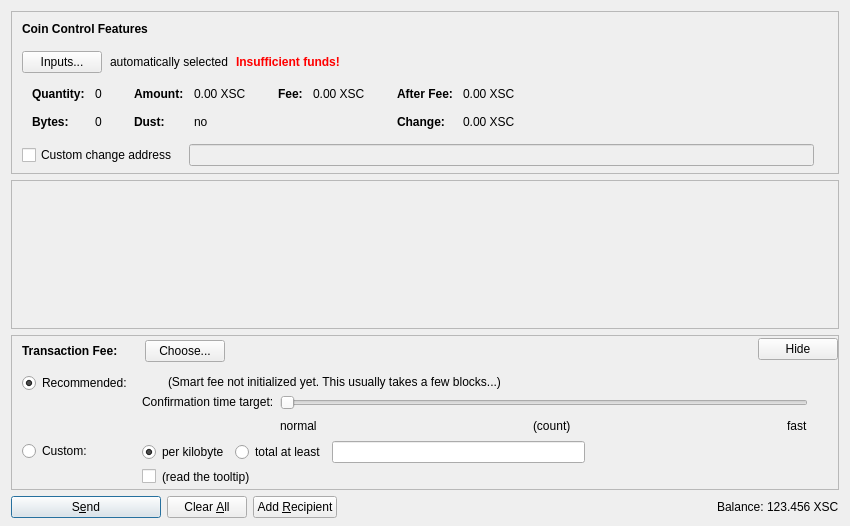
<?xml version="1.0" encoding="UTF-8"?>
<ui version="4.0">
 <class>SendCoinsDialog</class>
 <widget class="QDialog" name="SendCoinsDialog">
  <property name="geometry">
   <rect>
    <x>0</x>
    <y>0</y>
    <width>850</width>
    <height>526</height>
   </rect>
  </property>
  <property name="windowTitle">
   <string>Send Coins</string>
  </property>
  <layout class="QVBoxLayout" name="verticalLayout" stretch="0,1,0,0">
   <property name="bottomMargin">
    <number>8</number>
   </property>
   <item>
    <widget class="QFrame" name="frameCoinControl">
     <property name="sizePolicy">
      <sizepolicy hsizetype="Expanding" vsizetype="Expanding">
       <horstretch>0</horstretch>
       <verstretch>0</verstretch>
      </sizepolicy>
     </property>
     <property name="maximumSize">
      <size>
       <width>16777215</width>
       <height>16777215</height>
      </size>
     </property>
     <property name="frameShape">
      <enum>QFrame::StyledPanel</enum>
     </property>
     <property name="frameShadow">
      <enum>QFrame::Sunken</enum>
     </property>
     <layout class="QVBoxLayout" name="verticalLayoutCoinControl2">
      <property name="spacing">
       <number>0</number>
      </property>
      <property name="leftMargin">
       <number>0</number>
      </property>
      <property name="topMargin">
       <number>0</number>
      </property>
      <property name="rightMargin">
       <number>0</number>
      </property>
      <property name="bottomMargin">
       <number>6</number>
      </property>
      <item>
       <layout class="QVBoxLayout" name="verticalLayoutCoinControl" stretch="0,0,0,0,1">
        <property name="spacing">
         <number>0</number>
        </property>
        <property name="leftMargin">
         <number>10</number>
        </property>
        <property name="topMargin">
         <number>10</number>
        </property>
        <item>
         <layout class="QHBoxLayout" name="horizontalLayoutCoinControl1">
          <property name="bottomMargin">
           <number>15</number>
          </property>
          <item>
           <widget class="QLabel" name="labelCoinControlFeatures">
            <property name="sizePolicy">
             <sizepolicy hsizetype="Preferred" vsizetype="Maximum">
              <horstretch>0</horstretch>
              <verstretch>0</verstretch>
             </sizepolicy>
            </property>
            <property name="font">
             <font>
              <weight>75</weight>
              <bold>true</bold>
             </font>
            </property>
            <property name="styleSheet">
             <string notr="true">font-weight:bold;</string>
            </property>
            <property name="text">
             <string>Coin Control Features</string>
            </property>
           </widget>
          </item>
         </layout>
        </item>
        <item>
         <layout class="QHBoxLayout" name="horizontalLayoutCoinControl2" stretch="0,0,0,0">
          <property name="spacing">
           <number>8</number>
          </property>
          <property name="bottomMargin">
           <number>10</number>
          </property>
          <item>
           <widget class="QPushButton" name="pushButtonCoinControl">
            <property name="styleSheet">
             <string notr="true"/>
            </property>
            <property name="text">
             <string>Inputs...</string>
            </property>
            <property name="autoDefault">
             <bool>false</bool>
            </property>
           </widget>
          </item>
          <item>
           <widget class="QLabel" name="labelCoinControlAutomaticallySelected">
            <property name="text">
             <string>automatically selected</string>
            </property>
            <property name="margin">
             <number>5</number>
            </property>
           </widget>
          </item>
          <item>
           <widget class="QLabel" name="labelCoinControlInsuffFunds">
            <property name="font">
             <font>
              <weight>75</weight>
              <bold>true</bold>
             </font>
            </property>
            <property name="styleSheet">
             <string notr="true">color:red;font-weight:bold;</string>
            </property>
            <property name="text">
             <string>Insufficient funds!</string>
            </property>
            <property name="margin">
             <number>5</number>
            </property>
           </widget>
          </item>
          <item>
           <spacer name="horizontalSpacerCoinControl">
            <property name="orientation">
             <enum>Qt::Horizontal</enum>
            </property>
            <property name="sizeHint" stdset="0">
             <size>
              <width>40</width>
              <height>1</height>
             </size>
            </property>
           </spacer>
          </item>
         </layout>
        </item>
        <item>
         <widget class="QWidget" name="widgetCoinControl" native="true">
          <property name="sizePolicy">
           <sizepolicy hsizetype="Preferred" vsizetype="Preferred">
            <horstretch>0</horstretch>
            <verstretch>0</verstretch>
           </sizepolicy>
          </property>
          <property name="minimumSize">
           <size>
            <width>0</width>
            <height>0</height>
           </size>
          </property>
          <property name="styleSheet">
           <string notr="true"/>
          </property>
          <layout class="QHBoxLayout" name="horizontalLayoutCoinControl5">
           <property name="leftMargin">
            <number>0</number>
           </property>
           <property name="topMargin">
            <number>0</number>
           </property>
           <property name="rightMargin">
            <number>0</number>
           </property>
           <property name="bottomMargin">
            <number>0</number>
           </property>
           <item>
            <layout class="QHBoxLayout" name="horizontalLayoutCoinControl3" stretch="0,0,0,1">
             <property name="spacing">
              <number>20</number>
             </property>
             <property name="topMargin">
              <number>0</number>
             </property>
             <property name="bottomMargin">
              <number>10</number>
             </property>
             <item>
              <layout class="QFormLayout" name="formLayoutCoinControl1">
               <property name="horizontalSpacing">
                <number>10</number>
               </property>
               <property name="verticalSpacing">
                <number>14</number>
               </property>
               <property name="leftMargin">
                <number>10</number>
               </property>
               <property name="topMargin">
                <number>4</number>
               </property>
               <property name="rightMargin">
                <number>6</number>
               </property>
               <item row="0" column="0">
                <widget class="QLabel" name="labelCoinControlQuantityText">
                 <property name="font">
                  <font>
                   <weight>75</weight>
                   <bold>true</bold>
                  </font>
                 </property>
                 <property name="text">
                  <string>Quantity:</string>
                 </property>
                 <property name="margin">
                  <number>0</number>
                 </property>
                </widget>
               </item>
               <item row="0" column="1">
                <widget class="QLabel" name="labelCoinControlQuantity">
                 <property name="cursor">
                  <cursorShape>IBeamCursor</cursorShape>
                 </property>
                 <property name="contextMenuPolicy">
                  <enum>Qt::ActionsContextMenu</enum>
                 </property>
                 <property name="text">
                  <string notr="true">0</string>
                 </property>
                 <property name="margin">
                  <number>0</number>
                 </property>
                 <property name="textInteractionFlags">
                  <set>Qt::LinksAccessibleByMouse|Qt::TextSelectableByKeyboard|Qt::TextSelectableByMouse</set>
                 </property>
                </widget>
               </item>
               <item row="1" column="0">
                <widget class="QLabel" name="labelCoinControlBytesText">
                 <property name="font">
                  <font>
                   <weight>75</weight>
                   <bold>true</bold>
                  </font>
                 </property>
                 <property name="text">
                  <string>Bytes:</string>
                 </property>
                </widget>
               </item>
               <item row="1" column="1">
                <widget class="QLabel" name="labelCoinControlBytes">
                 <property name="cursor">
                  <cursorShape>IBeamCursor</cursorShape>
                 </property>
                 <property name="contextMenuPolicy">
                  <enum>Qt::ActionsContextMenu</enum>
                 </property>
                 <property name="text">
                  <string notr="true">0</string>
                 </property>
                 <property name="textInteractionFlags">
                  <set>Qt::LinksAccessibleByMouse|Qt::TextSelectableByKeyboard|Qt::TextSelectableByMouse</set>
                 </property>
                </widget>
               </item>
              </layout>
             </item>
             <item>
              <layout class="QFormLayout" name="formLayoutCoinControl2">
               <property name="horizontalSpacing">
                <number>10</number>
               </property>
               <property name="verticalSpacing">
                <number>14</number>
               </property>
               <property name="leftMargin">
                <number>6</number>
               </property>
               <property name="topMargin">
                <number>4</number>
               </property>
               <property name="rightMargin">
                <number>6</number>
               </property>
               <item row="0" column="0">
                <widget class="QLabel" name="labelCoinControlAmountText">
                 <property name="font">
                  <font>
                   <weight>75</weight>
                   <bold>true</bold>
                  </font>
                 </property>
                 <property name="text">
                  <string>Amount:</string>
                 </property>
                 <property name="margin">
                  <number>0</number>
                 </property>
                </widget>
               </item>
               <item row="0" column="1">
                <widget class="QLabel" name="labelCoinControlAmount">
                 <property name="cursor">
                  <cursorShape>IBeamCursor</cursorShape>
                 </property>
                 <property name="contextMenuPolicy">
                  <enum>Qt::ActionsContextMenu</enum>
                 </property>
                 <property name="text">
                  <string notr="true">0.00 XSC</string>
                 </property>
                 <property name="textInteractionFlags">
                  <set>Qt::LinksAccessibleByMouse|Qt::TextSelectableByKeyboard|Qt::TextSelectableByMouse</set>
                 </property>
                </widget>
               </item>
               <item row="1" column="0">
                <widget class="QLabel" name="labelCoinControlLowOutputText">
                 <property name="font">
                  <font>
                   <weight>75</weight>
                   <bold>true</bold>
                  </font>
                 </property>
                 <property name="text">
                  <string>Dust:</string>
                 </property>
                </widget>
               </item>
               <item row="1" column="1">
                <widget class="QLabel" name="labelCoinControlLowOutput">
                 <property name="cursor">
                  <cursorShape>IBeamCursor</cursorShape>
                 </property>
                 <property name="contextMenuPolicy">
                  <enum>Qt::ActionsContextMenu</enum>
                 </property>
                 <property name="text">
                  <string notr="true">no</string>
                 </property>
                 <property name="textInteractionFlags">
                  <set>Qt::LinksAccessibleByMouse|Qt::TextSelectableByKeyboard|Qt::TextSelectableByMouse</set>
                 </property>
                </widget>
               </item>
              </layout>
             </item>
             <item>
              <layout class="QFormLayout" name="formLayoutCoinControl3">
               <property name="horizontalSpacing">
                <number>10</number>
               </property>
               <property name="verticalSpacing">
                <number>14</number>
               </property>
               <property name="leftMargin">
                <number>6</number>
               </property>
               <property name="topMargin">
                <number>4</number>
               </property>
               <property name="rightMargin">
                <number>6</number>
               </property>
               <item row="0" column="0">
                <widget class="QLabel" name="labelCoinControlFeeText">
                 <property name="font">
                  <font>
                   <weight>75</weight>
                   <bold>true</bold>
                  </font>
                 </property>
                 <property name="text">
                  <string>Fee:</string>
                 </property>
                 <property name="margin">
                  <number>0</number>
                 </property>
                </widget>
               </item>
               <item row="0" column="1">
                <widget class="QLabel" name="labelCoinControlFee">
                 <property name="cursor">
                  <cursorShape>IBeamCursor</cursorShape>
                 </property>
                 <property name="contextMenuPolicy">
                  <enum>Qt::ActionsContextMenu</enum>
                 </property>
                 <property name="text">
                  <string notr="true">0.00 XSC</string>
                 </property>
                 <property name="textInteractionFlags">
                  <set>Qt::LinksAccessibleByMouse|Qt::TextSelectableByKeyboard|Qt::TextSelectableByMouse</set>
                 </property>
                </widget>
               </item>
              </layout>
             </item>
             <item>
              <layout class="QFormLayout" name="formLayoutCoinControl4">
               <property name="horizontalSpacing">
                <number>10</number>
               </property>
               <property name="verticalSpacing">
                <number>14</number>
               </property>
               <property name="leftMargin">
                <number>6</number>
               </property>
               <property name="topMargin">
                <number>4</number>
               </property>
               <property name="rightMargin">
                <number>6</number>
               </property>
               <item row="0" column="0">
                <widget class="QLabel" name="labelCoinControlAfterFeeText">
                 <property name="font">
                  <font>
                   <weight>75</weight>
                   <bold>true</bold>
                  </font>
                 </property>
                 <property name="text">
                  <string>After Fee:</string>
                 </property>
                 <property name="margin">
                  <number>0</number>
                 </property>
                </widget>
               </item>
               <item row="0" column="1">
                <widget class="QLabel" name="labelCoinControlAfterFee">
                 <property name="cursor">
                  <cursorShape>IBeamCursor</cursorShape>
                 </property>
                 <property name="contextMenuPolicy">
                  <enum>Qt::ActionsContextMenu</enum>
                 </property>
                 <property name="text">
                  <string notr="true">0.00 XSC</string>
                 </property>
                 <property name="textInteractionFlags">
                  <set>Qt::LinksAccessibleByMouse|Qt::TextSelectableByKeyboard|Qt::TextSelectableByMouse</set>
                 </property>
                </widget>
               </item>
               <item row="1" column="0">
                <widget class="QLabel" name="labelCoinControlChangeText">
                 <property name="font">
                  <font>
                   <weight>75</weight>
                   <bold>true</bold>
                  </font>
                 </property>
                 <property name="text">
                  <string>Change:</string>
                 </property>
                </widget>
               </item>
               <item row="1" column="1">
                <widget class="QLabel" name="labelCoinControlChange">
                 <property name="cursor">
                  <cursorShape>IBeamCursor</cursorShape>
                 </property>
                 <property name="contextMenuPolicy">
                  <enum>Qt::ActionsContextMenu</enum>
                 </property>
                 <property name="text">
                  <string notr="true">0.00 XSC</string>
                 </property>
                 <property name="textInteractionFlags">
                  <set>Qt::LinksAccessibleByMouse|Qt::TextSelectableByKeyboard|Qt::TextSelectableByMouse</set>
                 </property>
                </widget>
               </item>
              </layout>
             </item>
            </layout>
           </item>
          </layout>
         </widget>
        </item>
        <item>
         <layout class="QHBoxLayout" name="horizontalLayoutCoinControl4" stretch="0,0,0">
          <property name="spacing">
           <number>12</number>
          </property>
          <property name="sizeConstraint">
           <enum>QLayout::SetDefaultConstraint</enum>
          </property>
          <property name="topMargin">
           <number>5</number>
          </property>
          <property name="rightMargin">
           <number>5</number>
          </property>
          <item>
           <widget class="QCheckBox" name="checkBoxCoinControlChange">
            <property name="toolTip">
             <string>If this is activated, but the change address is empty or invalid, change will be sent to a newly generated address.</string>
            </property>
            <property name="text">
             <string>Custom change address</string>
            </property>
           </widget>
          </item>
          <item>
           <widget class="QValidatedLineEdit" name="lineEditCoinControlChange">
            <property name="enabled">
             <bool>false</bool>
            </property>
            <property name="sizePolicy">
             <sizepolicy hsizetype="Expanding" vsizetype="Fixed">
              <horstretch>0</horstretch>
              <verstretch>0</verstretch>
             </sizepolicy>
            </property>
           </widget>
          </item>
          <item>
           <widget class="QLabel" name="labelCoinControlChangeLabel">
            <property name="sizePolicy">
             <sizepolicy hsizetype="Preferred" vsizetype="Expanding">
              <horstretch>0</horstretch>
              <verstretch>0</verstretch>
             </sizepolicy>
            </property>
            <property name="minimumSize">
             <size>
              <width>0</width>
              <height>0</height>
             </size>
            </property>
            <property name="text">
             <string/>
            </property>
            <property name="margin">
             <number>3</number>
            </property>
           </widget>
          </item>
         </layout>
        </item>
        <item>
         <spacer name="verticalSpacerCoinControl">
          <property name="orientation">
           <enum>Qt::Vertical</enum>
          </property>
          <property name="sizeHint" stdset="0">
           <size>
            <width>800</width>
            <height>1</height>
           </size>
          </property>
         </spacer>
        </item>
       </layout>
      </item>
     </layout>
    </widget>
   </item>
   <item>
    <widget class="QScrollArea" name="scrollArea">
     <property name="widgetResizable">
      <bool>true</bool>
     </property>
     <widget class="QWidget" name="scrollAreaWidgetContents">
      <property name="geometry">
       <rect>
        <x>0</x>
        <y>0</y>
        <width>830</width>
        <height>104</height>
       </rect>
      </property>
      <layout class="QVBoxLayout" name="verticalLayout_2" stretch="0,1">
       <property name="leftMargin">
        <number>0</number>
       </property>
       <property name="topMargin">
        <number>0</number>
       </property>
       <property name="rightMargin">
        <number>0</number>
       </property>
       <property name="bottomMargin">
        <number>0</number>
       </property>
       <item>
        <layout class="QVBoxLayout" name="entries">
         <property name="spacing">
          <number>6</number>
         </property>
        </layout>
       </item>
       <item>
        <spacer name="verticalSpacer">
         <property name="orientation">
          <enum>Qt::Vertical</enum>
         </property>
         <property name="sizeHint" stdset="0">
          <size>
           <width>20</width>
           <height>40</height>
          </size>
         </property>
        </spacer>
       </item>
      </layout>
     </widget>
    </widget>
   </item>
   <item>
    <widget class="QFrame" name="frameFee">
     <property name="sizePolicy">
      <sizepolicy hsizetype="Expanding" vsizetype="Expanding">
       <horstretch>0</horstretch>
       <verstretch>0</verstretch>
      </sizepolicy>
     </property>
     <property name="maximumSize">
      <size>
       <width>16777215</width>
       <height>16777215</height>
      </size>
     </property>
     <property name="frameShape">
      <enum>QFrame::StyledPanel</enum>
     </property>
     <property name="frameShadow">
      <enum>QFrame::Sunken</enum>
     </property>
     <layout class="QVBoxLayout" name="verticalLayoutFee1">
      <property name="spacing">
       <number>0</number>
      </property>
      <property name="leftMargin">
       <number>0</number>
      </property>
      <property name="topMargin">
       <number>0</number>
      </property>
      <property name="rightMargin">
       <number>0</number>
      </property>
      <property name="bottomMargin">
       <number>0</number>
      </property>
      <item>
       <layout class="QVBoxLayout" name="verticalLayoutFee2" stretch="0,0,0">
        <property name="spacing">
         <number>0</number>
        </property>
        <property name="leftMargin">
         <number>10</number>
        </property>
        <property name="topMargin">
         <number>0</number>
        </property>
        <item>
         <layout class="QHBoxLayout" name="horizontalLayoutFee1">
          <property name="bottomMargin">
           <number>0</number>
          </property>
          <item>
           <layout class="QVBoxLayout" name="verticalLayoutFee7">
            <property name="spacing">
             <number>0</number>
            </property>
            <item>
             <spacer name="verticalSpacerSmartFee">
              <property name="orientation">
               <enum>Qt::Vertical</enum>
              </property>
              <property name="sizeType">
               <enum>QSizePolicy::Fixed</enum>
              </property>
              <property name="sizeHint" stdset="0">
               <size>
                <width>1</width>
                <height>4</height>
               </size>
              </property>
             </spacer>
            </item>
            <item>
             <layout class="QHBoxLayout" name="horizontalLayoutSmartFee">
              <property name="spacing">
               <number>10</number>
              </property>
              <item>
               <widget class="QLabel" name="labelFeeHeadline">
                <property name="sizePolicy">
                 <sizepolicy hsizetype="Preferred" vsizetype="Maximum">
                  <horstretch>0</horstretch>
                  <verstretch>0</verstretch>
                 </sizepolicy>
                </property>
                <property name="font">
                 <font>
                  <weight>75</weight>
                  <bold>true</bold>
                 </font>
                </property>
                <property name="styleSheet">
                 <string notr="true">font-weight:bold;</string>
                </property>
                <property name="text">
                 <string>Transaction Fee:</string>
                </property>
               </widget>
              </item>
              <item>
               <widget class="QLabel" name="labelFeeMinimized">
                <property name="text">
                 <string/>
                </property>
               </widget>
              </item>
              <item>
               <widget class="QPushButton" name="buttonChooseFee">
                <property name="text">
                 <string>Choose...</string>
                </property>
               </widget>
              </item>
             </layout>
            </item>
            <item>
             <spacer name="verticalSpacer_5">
              <property name="orientation">
               <enum>Qt::Vertical</enum>
              </property>
              <property name="sizeHint" stdset="0">
               <size>
                <width>1</width>
                <height>1</height>
               </size>
              </property>
             </spacer>
            </item>
           </layout>
          </item>
          <item>
           <spacer name="horizontalSpacer_4">
            <property name="orientation">
             <enum>Qt::Horizontal</enum>
            </property>
            <property name="sizeHint" stdset="0">
             <size>
              <width>40</width>
              <height>20</height>
             </size>
            </property>
           </spacer>
          </item>
          <item>
           <widget class="QPushButton" name="buttonMinimizeFee">
            <property name="toolTip">
             <string>collapse fee-settings</string>
            </property>
            <property name="text">
             <string>Hide</string>
            </property>
           </widget>
          </item>
         </layout>
        </item>
        <item>
         <widget class="QFrame" name="frameFeeSelection">
          <layout class="QVBoxLayout" name="verticalLayoutFee12">
           <property name="spacing">
            <number>0</number>
           </property>
           <property name="leftMargin">
            <number>0</number>
           </property>
           <property name="topMargin">
            <number>0</number>
           </property>
           <property name="rightMargin">
            <number>0</number>
           </property>
           <property name="bottomMargin">
            <number>0</number>
           </property>
           <item>
            <layout class="QGridLayout" name="gridLayoutFee">
             <property name="topMargin">
              <number>10</number>
             </property>
             <property name="bottomMargin">
              <number>4</number>
             </property>
             <property name="horizontalSpacing">
              <number>10</number>
             </property>
             <property name="verticalSpacing">
              <number>4</number>
             </property>
             <item row="1" column="1">
              <layout class="QVBoxLayout" name="verticalLayoutFee8">
               <property name="spacing">
                <number>6</number>
               </property>
               <item>
                <layout class="QHBoxLayout" name="horizontalLayoutFee13">
                 <item>
                  <widget class="QRadioButton" name="radioCustomPerKilobyte">
                   <property name="toolTip">
                    <string>If the custom fee is set to 1000 satoshis and the transaction is only 250 bytes, then &quot;per kilobyte&quot; only pays 250 satoshis in fee, while &quot;total at least&quot; pays 1000 satoshis. For transactions bigger than a kilobyte both pay by kilobyte.</string>
                   </property>
                   <property name="text">
                    <string>per kilobyte</string>
                   </property>
                   <property name="checked">
                    <bool>true</bool>
                   </property>
                   <attribute name="buttonGroup">
                    <string notr="true">groupCustomFee</string>
                   </attribute>
                  </widget>
                 </item>
                 <item>
                  <widget class="QRadioButton" name="radioCustomAtLeast">
                   <property name="toolTip">
                    <string>If the custom fee is set to 1000 satoshis and the transaction is only 250 bytes, then &quot;per kilobyte&quot; only pays 250 satoshis in fee, while &quot;total at least&quot; pays 1000 satoshis. For transactions bigger than a kilobyte both pay by kilobyte.</string>
                   </property>
                   <property name="text">
                    <string>total at least</string>
                   </property>
                   <attribute name="buttonGroup">
                    <string notr="true">groupCustomFee</string>
                   </attribute>
                  </widget>
                 </item>
                 <item>
                  <widget class="BitcoinAmountField" name="customFee"/>
                 </item>
                 <item>
                  <spacer name="horizontalSpacer_6">
                   <property name="orientation">
                    <enum>Qt::Horizontal</enum>
                   </property>
                   <property name="sizeHint" stdset="0">
                    <size>
                     <width>1</width>
                     <height>1</height>
                    </size>
                   </property>
                  </spacer>
                 </item>
                </layout>
               </item>
               <item>
                <layout class="QHBoxLayout" name="horizontalLayoutFee8">
                 <item>
                  <widget class="QCheckBox" name="checkBoxMinimumFee">
                   <property name="toolTip">
                    <string>Paying only the minimum fee is just fine as long as there is less transaction volume than space in the blocks. But be aware that this can end up in a never confirming transaction once there is more demand for servalcoin transactions than the network can process.</string>
                   </property>
                   <property name="text">
                    <string/>
                   </property>
                  </widget>
                 </item>
                 <item>
                  <widget class="QLabel" name="labelMinFeeWarning">
                   <property name="enabled">
                    <bool>true</bool>
                   </property>
                   <property name="toolTip">
                    <string>Paying only the minimum fee is just fine as long as there is less transaction volume than space in the blocks. But be aware that this can end up in a never confirming transaction once there is more demand for servalcoin transactions than the network can process.</string>
                   </property>
                   <property name="text">
                    <string>(read the tooltip)</string>
                   </property>
                   <property name="margin">
                    <number>5</number>
                   </property>
                  </widget>
                 </item>
                 <item>
                  <spacer name="horizontalSpacer_2">
                   <property name="orientation">
                    <enum>Qt::Horizontal</enum>
                   </property>
                   <property name="sizeHint" stdset="0">
                    <size>
                     <width>1</width>
                     <height>1</height>
                    </size>
                   </property>
                  </spacer>
                 </item>
                </layout>
               </item>
              </layout>
             </item>
             <item row="0" column="0">
              <layout class="QVBoxLayout" name="verticalLayoutFee4" stretch="0,1">
               <item>
                <widget class="QRadioButton" name="radioSmartFee">
                 <property name="text">
                  <string>Recommended:</string>
                 </property>
                 <property name="checked">
                  <bool>true</bool>
                 </property>
                 <attribute name="buttonGroup">
                  <string notr="true">groupFee</string>
                 </attribute>
                </widget>
               </item>
               <item>
                <spacer name="verticalSpacer_2">
                 <property name="orientation">
                  <enum>Qt::Vertical</enum>
                 </property>
                 <property name="sizeHint" stdset="0">
                  <size>
                   <width>1</width>
                   <height>1</height>
                  </size>
                 </property>
                </spacer>
               </item>
              </layout>
             </item>
             <item row="1" column="0">
              <layout class="QVBoxLayout" name="verticalLayoutFee9" stretch="0,1">
               <item>
                <widget class="QRadioButton" name="radioCustomFee">
                 <property name="text">
                  <string>Custom:</string>
                 </property>
                 <attribute name="buttonGroup">
                  <string notr="true">groupFee</string>
                 </attribute>
                </widget>
               </item>
               <item>
                <spacer name="verticalSpacer_6">
                 <property name="orientation">
                  <enum>Qt::Vertical</enum>
                 </property>
                 <property name="sizeHint" stdset="0">
                  <size>
                   <width>1</width>
                   <height>1</height>
                  </size>
                 </property>
                </spacer>
               </item>
              </layout>
             </item>
             <item row="0" column="1">
              <layout class="QVBoxLayout" name="verticalLayoutFee3" stretch="0,0,1">
               <property name="spacing">
                <number>6</number>
               </property>
               <property name="topMargin">
                <number>2</number>
               </property>
               <item>
                <layout class="QHBoxLayout" name="horizontalLayoutFee12">
                 <item>
                  <widget class="QLabel" name="labelSmartFee">
                   <property name="text">
                    <string/>
                   </property>
                   <property name="margin">
                    <number>2</number>
                   </property>
                  </widget>
                 </item>
                 <item>
                  <widget class="QLabel" name="labelFeeEstimation">
                   <property name="text">
                    <string/>
                   </property>
                  </widget>
                 </item>
                 <item>
                  <widget class="QLabel" name="labelSmartFee2">
                   <property name="text">
                    <string>(Smart fee not initialized yet. This usually takes a few blocks...)</string>
                   </property>
                   <property name="margin">
                    <number>2</number>
                   </property>
                  </widget>
                 </item>
                 <item>
                  <spacer name="horizontalSpacer_5">
                   <property name="orientation">
                    <enum>Qt::Horizontal</enum>
                   </property>
                   <property name="sizeHint" stdset="0">
                    <size>
                     <width>1</width>
                     <height>1</height>
                    </size>
                   </property>
                  </spacer>
                 </item>
                </layout>
               </item>
               <item>
                <layout class="QHBoxLayout" name="horizontalLayoutFee9">
                 <item>
                  <layout class="QVBoxLayout" name="verticalLayoutFee6">
                   <item>
                    <widget class="QLabel" name="labelSmartFee3">
                     <property name="text">
                      <string>Confirmation time target:</string>
                     </property>
                     <property name="margin">
                      <number>2</number>
                     </property>
                    </widget>
                   </item>
                   <item>
                    <spacer name="verticalSpacer_3">
                     <property name="orientation">
                      <enum>Qt::Vertical</enum>
                     </property>
                     <property name="sizeHint" stdset="0">
                      <size>
                       <width>1</width>
                       <height>1</height>
                      </size>
                     </property>
                    </spacer>
                   </item>
                  </layout>
                 </item>
                 <item>
                  <layout class="QVBoxLayout" name="verticalLayoutFee5">
                   <property name="rightMargin">
                    <number>30</number>
                   </property>
                   <item>
                    <widget class="QSlider" name="sliderSmartFee">
                     <property name="minimum">
                      <number>0</number>
                     </property>
                     <property name="maximum">
                      <number>23</number>
                     </property>
                     <property name="pageStep">
                      <number>1</number>
                     </property>
                     <property name="value">
                      <number>0</number>
                     </property>
                     <property name="orientation">
                      <enum>Qt::Horizontal</enum>
                     </property>
                     <property name="invertedAppearance">
                      <bool>false</bool>
                     </property>
                     <property name="invertedControls">
                      <bool>false</bool>
                     </property>
                     <property name="tickPosition">
                      <enum>QSlider::NoTicks</enum>
                     </property>
                    </widget>
                   </item>
                   <item>
                    <layout class="QHBoxLayout" name="horizontalLayoutFee10">
                     <item>
                      <widget class="QLabel" name="labelSmartFeeNormal">
                       <property name="text">
                        <string>normal</string>
                       </property>
                      </widget>
                     </item>
                     <item>
                      <spacer name="horizontalSpacer_7">
                       <property name="orientation">
                        <enum>Qt::Horizontal</enum>
                       </property>
                       <property name="sizeHint" stdset="0">
                        <size>
                         <width>40</width>
                         <height>20</height>
                        </size>
                       </property>
                      </spacer>
                     </item>
                     <item>
                      <widget class="QLabel" name="confirmationTargetLabel">
                       <property name="text">
                        <string notr="true">(count)</string>
                       </property>
                      </widget>
                     </item>
                     <item>
                      <spacer name="horizontalSpacer_3">
                       <property name="orientation">
                        <enum>Qt::Horizontal</enum>
                       </property>
                       <property name="sizeHint" stdset="0">
                        <size>
                         <width>40</width>
                         <height>20</height>
                        </size>
                       </property>
                      </spacer>
                     </item>
                     <item>
                      <widget class="QLabel" name="labelSmartFeeFast">
                       <property name="text">
                        <string>fast</string>
                       </property>
                      </widget>
                     </item>
                    </layout>
                   </item>
                  </layout>
                 </item>
                </layout>
               </item>
               <item>
                <spacer name="verticalSpacer_4">
                 <property name="orientation">
                  <enum>Qt::Vertical</enum>
                 </property>
                 <property name="sizeHint" stdset="0">
                  <size>
                   <width>1</width>
                   <height>1</height>
                  </size>
                 </property>
                </spacer>
               </item>
              </layout>
             </item>
            </layout>
           </item>
          </layout>
         </widget>
        </item>
        <item>
         <spacer name="verticalSpacerFee">
          <property name="orientation">
           <enum>Qt::Vertical</enum>
          </property>
          <property name="sizeHint" stdset="0">
           <size>
            <width>800</width>
            <height>1</height>
           </size>
          </property>
         </spacer>
        </item>
       </layout>
      </item>
     </layout>
    </widget>
   </item>
   <item>
    <layout class="QHBoxLayout" name="horizontalLayout">
     <item>
      <widget class="QPushButton" name="sendButton">
       <property name="minimumSize">
        <size>
         <width>150</width>
         <height>0</height>
        </size>
       </property>
       <property name="toolTip">
        <string>Confirm the send action</string>
       </property>
       <property name="text">
        <string>S&amp;end</string>
       </property>
       <property name="icon">
        <iconset resource="../bitcoin.qrc">
         <normaloff>:/icons/send</normaloff>:/icons/send</iconset>
       </property>
       <property name="autoDefault">
        <bool>false</bool>
       </property>
       <property name="default">
        <bool>true</bool>
       </property>
      </widget>
     </item>
     <item>
      <widget class="QPushButton" name="clearButton">
       <property name="sizePolicy">
        <sizepolicy hsizetype="Minimum" vsizetype="Fixed">
         <horstretch>0</horstretch>
         <verstretch>0</verstretch>
        </sizepolicy>
       </property>
       <property name="toolTip">
        <string>Clear all fields of the form.</string>
       </property>
       <property name="text">
        <string>Clear &amp;All</string>
       </property>
       <property name="icon">
        <iconset resource="../bitcoin.qrc">
         <normaloff>:/icons/remove</normaloff>:/icons/remove</iconset>
       </property>
       <property name="autoDefault">
        <bool>false</bool>
       </property>
      </widget>
     </item>
     <item>
      <widget class="QPushButton" name="addButton">
       <property name="toolTip">
        <string>Send to multiple recipients at once</string>
       </property>
       <property name="text">
        <string>Add &amp;Recipient</string>
       </property>
       <property name="icon">
        <iconset resource="../bitcoin.qrc">
         <normaloff>:/icons/add</normaloff>:/icons/add</iconset>
       </property>
       <property name="autoDefault">
        <bool>false</bool>
       </property>
      </widget>
     </item>
     <item>
      <spacer name="horizontalSpacer">
       <property name="orientation">
        <enum>Qt::Horizontal</enum>
       </property>
       <property name="sizeHint" stdset="0">
        <size>
         <width>40</width>
         <height>20</height>
        </size>
       </property>
      </spacer>
     </item>
     <item>
      <layout class="QHBoxLayout" name="horizontalLayout_2">
       <property name="spacing">
        <number>3</number>
       </property>
       <item>
        <widget class="QLabel" name="label">
         <property name="sizePolicy">
          <sizepolicy hsizetype="Preferred" vsizetype="Fixed">
           <horstretch>0</horstretch>
           <verstretch>0</verstretch>
          </sizepolicy>
         </property>
         <property name="text">
          <string>Balance:</string>
         </property>
        </widget>
       </item>
       <item>
        <widget class="QLabel" name="labelBalance">
         <property name="sizePolicy">
          <sizepolicy hsizetype="Preferred" vsizetype="Fixed">
           <horstretch>0</horstretch>
           <verstretch>0</verstretch>
          </sizepolicy>
         </property>
         <property name="cursor">
          <cursorShape>IBeamCursor</cursorShape>
         </property>
         <property name="text">
          <string notr="true">123.456 XSC</string>
         </property>
         <property name="textInteractionFlags">
          <set>Qt::LinksAccessibleByMouse|Qt::TextSelectableByKeyboard|Qt::TextSelectableByMouse</set>
         </property>
        </widget>
       </item>
      </layout>
     </item>
    </layout>
   </item>
  </layout>
 </widget>
 <customwidgets>
  <customwidget>
   <class>QValidatedLineEdit</class>
   <extends>QLineEdit</extends>
   <header>qvalidatedlineedit.h</header>
  </customwidget>
  <customwidget>
   <class>BitcoinAmountField</class>
   <extends>QLineEdit</extends>
   <header>bitcoinamountfield.h</header>
   <container>1</container>
  </customwidget>
 </customwidgets>
 <resources>
  <include location="../bitcoin.qrc"/>
 </resources>
 <connections/>
 <buttongroups>
  <buttongroup name="groupFee"/>
  <buttongroup name="groupCustomFee"/>
 </buttongroups>
</ui>
